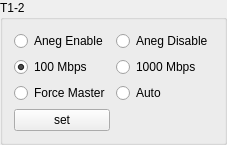
           <widget class="QGroupBox" name="groupBox_T1_2">
            <property name="title">
             <string>T1-2</string>
            </property>
            <layout class="QGridLayout" name="gridLayout_12">
             <item row="0" column="0">
              <layout class="QGridLayout" name="gridLayout_11">
               <item row="2" column="0">
                <widget class="QRadioButton" name="rBtnMasterModeT1_2">
                 <property name="text">
                  <string>Force Master</string>
                 </property>
                 <property name="checked">
                  <bool>false</bool>
                 </property>
                </widget>
               </item>
               <item row="0" column="0">
                <widget class="QRadioButton" name="rBtnAnegEnableT1_2">
                 <property name="text">
                  <string>Aneg Enable</string>
                 </property>
                 <property name="checked">
                  <bool>false</bool>
                 </property>
                </widget>
               </item>
               <item row="0" column="1">
                <widget class="QRadioButton" name="rBtnAnegDisableT1_2">
                 <property name="text">
                  <string>Aneg Disable</string>
                 </property>
                </widget>
               </item>
               <item row="2" column="1">
                <widget class="QRadioButton" name="rBtnSlaverModeT1_2">
                 <property name="text">
                  <string>Auto</string>
                 </property>
                </widget>
               </item>
               <item row="1" column="0">
                <widget class="QRadioButton" name="rBtnFeSpeedT1_2">
                 <property name="text">
                  <string>100 Mbps</string>
                 </property>
                 <property name="checked">
                  <bool>true</bool>
                 </property>
                </widget>
               </item>
               <item row="1" column="1">
                <widget class="QRadioButton" name="rBtnGeSpeedT1_2">
                 <property name="text">
                  <string>1000 Mbps</string>
                 </property>
                </widget>
               </item>
               <item row="3" column="0">
                <widget class="QPushButton" name="BtnSetT1_2">
                 <property name="text">
                  <string>set</string>
                 </property>
                </widget>
               </item>
               <item row="3" column="1">
                <spacer name="horizontalSpacer_7">
                 <property name="orientation">
                  <enum>Qt::Horizontal</enum>
                 </property>
                 <property name="sizeHint" stdset="0">
                  <size>
                   <width>40</width>
                   <height>20</height>
                  </size>
                 </property>
                </spacer>
               </item>
              </layout>
             </item>
            </layout>
           </widget>
